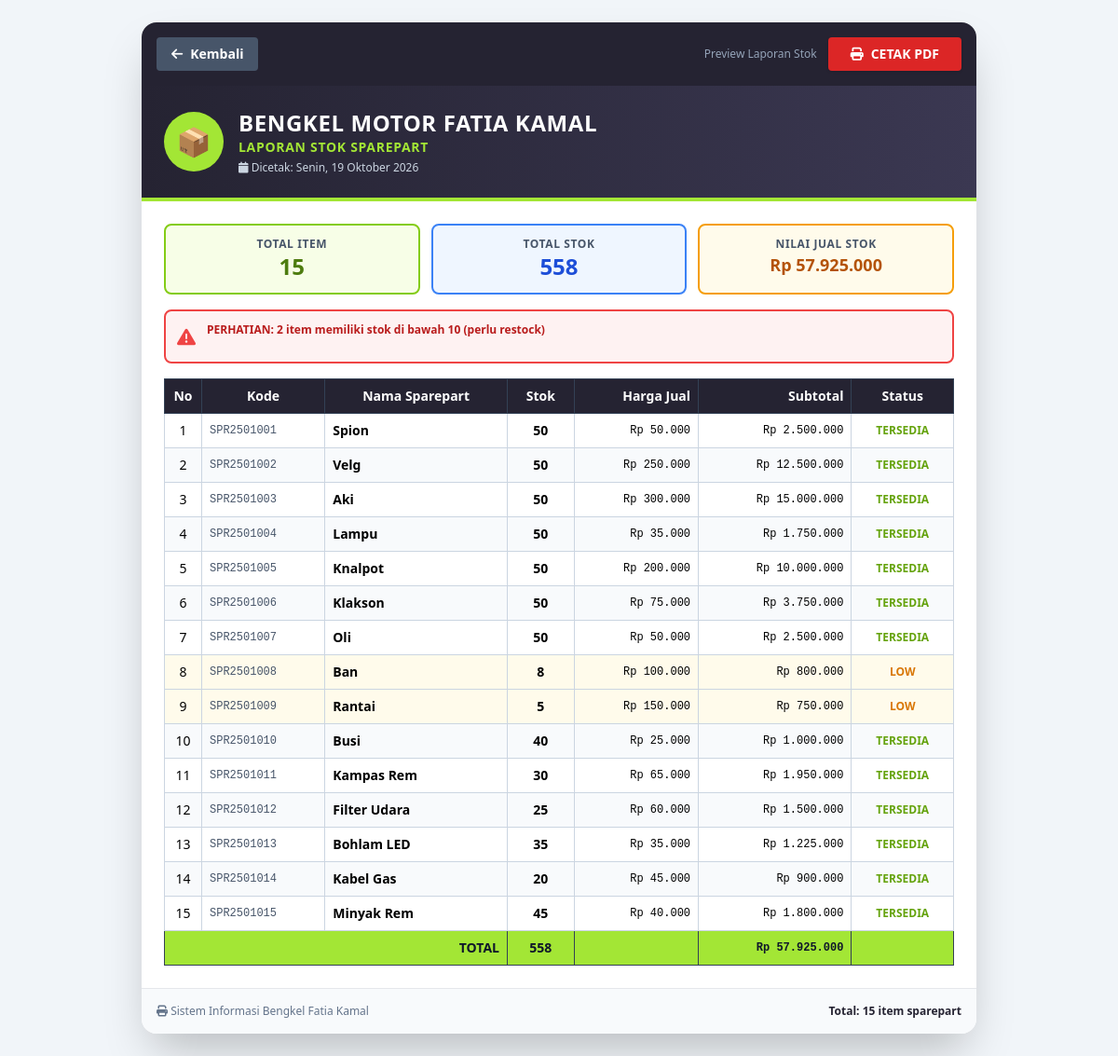
/laporan_stok.php (signed in), run on the app's committed database.
### tables this page shows
CREATE TABLE `sparepart` (
  `id_sparepart` VARCHAR(15) NOT NULL PRIMARY KEY,
  `nama` VARCHAR(100) NOT NULL,
  `stok` INT(11) NOT NULL,
  `harga_beli` DECIMAL(10,2) NOT NULL,
  `harga_jual` DECIMAL(10,2) NOT NULL
);

### laporan_stok.php (the view, shortened to what this page needs)
<?php
require_once 'config/database.php';
$role = $_SESSION['role'];
$is_owner = ($role == 'Owner');
$data = $pdo->query("SELECT * FROM sparepart ORDER BY id_sparepart ASC")->fetchAll();
$totalItem      = count($data);
$totalStok      = array_sum(array_column($data, 'stok'));
$totalNilaiJual = array_sum(array_map(fn($s) => $s['stok'] * $s['harga_jual'], $data));
$stokRendah     = array_filter($data, fn($s) => $s['stok'] < 10 && $s['stok'] > 0);
$stokHabis      = array_filter($data, fn($s) => $s['stok'] == 0);
function formatTanggalID($tanggal) {
    $hari = ['Sunday'=>'Minggu','Monday'=>'Senin','Tuesday'=>'Selasa','Wednesday'=>'Rabu','Thursday'=>'Kamis','Friday'=>'Jumat','Saturday'=>'Sabtu'];
    $bulan = [1=>'Januari','Februari','Maret','April','Mei','Juni','Juli','Agustus','September','Oktober','November','Desember'];
    $t = strtotime($tanggal);
    return $hari[date('l', $t)] . ', ' . date('d', $t) . ' ' . $bulan[(int)date('m', $t)] . ' ' . date('Y', $t);
}
?>
<!DOCTYPE html>
<html lang="id">
<head>
    <script src="https://cdn.tailwindcss.com"></script>
    <link rel="stylesheet" href="https://cdnjs.cloudflare.com/ajax/libs/font-awesome/6.5.1/css/all.min.css">
</head>
<body class="p-6">
<div class="print-container max-w-4xl mx-auto bg-white rounded-2xl shadow-2xl overflow-hidden">
    <div class="no-print bg-[#252332] text-white p-4 flex justify-between items-center">
        <a href="sparepart.php"
           class="bg-slate-600 hover:bg-slate-500 px-4 py-2 rounded text-sm font-bold transition flex items-center gap-2">
            <i class="fas fa-arrow-left"></i> Kembali
        </a>
        <div class="flex items-center gap-3">
            <span class="text-xs text-slate-400">Preview Laporan Stok</span>
            <button onclick="window.print()"
                    class="bg-red-600 hover:bg-red-700 text-white font-bold px-6 py-2 rounded shadow text-sm transition flex items-center gap-2">
                <i class="fas fa-print"></i> CETAK PDF
            </button>
        </div>
    </div>
    <div class="bg-gradient-to-r from-[#252332] to-[#3b3852] p-6 text-white border-b-4 border-[#a3e635]">
        <div class="flex items-center gap-4">
            <div class="w-16 h-16 bg-[#a3e635] rounded-full flex items-center justify-center text-3xl flex-shrink-0">
                📦
            </div>
            <div>
                <h1 class="text-2xl font-black uppercase tracking-wide">BENGKEL MOTOR FATIA KAMAL</h1>
                <p class="text-lime-400 font-bold text-sm tracking-wider">LAPORAN STOK SPAREPART</p>
                <p class="text-slate-300 text-xs mt-1">
                    <i class="fas fa-calendar"></i> Dicetak: <?= formatTanggalID(date('Y-m-d')) ?>
                </p>
            </div>
        </div>
    </div>
    <div class="p-6 pb-0">
        <div class="grid grid-cols-3 gap-3 mb-4">
            <div class="bg-lime-50 border-2 border-lime-500 rounded-lg p-3 text-center">
                <p class="text-xs text-slate-600 font-bold tracking-wider">TOTAL ITEM</p>
                <p class="text-2xl font-black text-lime-700"><?= $totalItem ?></p>
            </div>
            <div class="bg-blue-50 border-2 border-blue-500 rounded-lg p-3 text-center">
                <p class="text-xs text-slate-600 font-bold tracking-wider">TOTAL STOK</p>
                <p class="text-2xl font-black text-blue-700"><?= $totalStok ?></p>
            </div>
            <div class="bg-amber-50 border-2 border-amber-500 rounded-lg p-3 text-center">
                <p class="text-xs text-slate-600 font-bold tracking-wider">NILAI JUAL STOK</p>
                <p class="text-lg font-black text-amber-700">Rp <?= number_format($totalNilaiJual, 0, ',', '.') ?></p>
            </div>
        </div>
        <?php if (count($stokRendah) > 0 || count($stokHabis) > 0): ?>
        <div class="bg-red-50 border-2 border-red-500 rounded-lg p-3 mb-4 flex items-start gap-3">
            <i class="fas fa-exclamation-triangle text-red-500 text-xl mt-0.5"></i>
            <div>
                <?php if (count($stokRendah) > 0): ?>
                    <p class="text-xs text-red-700 font-bold">
                        PERHATIAN: <?= count($stokRendah) ?> item memiliki stok di bawah 10 (perlu restock)
                    </p>
                <?php endif; ?>
            </div>
        </div>
        <?php endif; ?>
    </div>
    <div class="px-6 pb-6">
        <table class="w-full border-collapse text-sm">
            <thead>
                <tr class="bg-[#252332] text-white">
                    <th class="border border-slate-700 p-2 w-10">No</th>
                    <th class="border border-slate-700 p-2">Kode</th>
                    <th class="border border-slate-700 p-2">Nama Sparepart</th>
                    <th class="border border-slate-700 p-2 text-center">Stok</th>
                    <th class="border border-slate-700 p-2 text-right">Harga Jual</th>
                    <th class="border border-slate-700 p-2 text-right">Subtotal</th>
                    <th class="border border-slate-700 p-2 text-center">Status</th>
                </tr>
            </thead>
            <tbody>
                <?php if (empty($data)): ?>
                    <tr>
                        <td colspan="<?= $is_owner ? 8 : 7 ?>" class="border border-slate-300 p-6 text-center text-slate-400 italic">
                            Belum ada data sparepart
                        </td>
                    </tr>
                <?php else: foreach ($data as $i => $s):
                    $subtotal = $s['stok'] * $s['harga_jual'];
                    if ($s['stok'] == 0) {
                        $status = '<span class="text-red-600 font-bold">HABIS</span>';
                        $rowClass = 'bg-red-50';
                    } elseif ($s['stok'] < 10) {
                        $status = '<span class="text-amber-600 font-bold">LOW</span>';
                        $rowClass = 'bg-amber-50';
                    } else {
                        $status = '<span class="text-lime-600 font-bold">TERSEDIA</span>';
                        $rowClass = ($i % 2 == 0) ? 'bg-white' : 'bg-slate-50';
                    }
                ?>
                    <tr class="<?= $rowClass ?>">
                        <td class="border border-slate-300 p-2 text-center"><?= $i + 1 ?></td>
                        <td class="border border-slate-300 p-2 font-mono text-xs text-slate-600"><?= htmlspecialchars($s['id_sparepart']) ?></td>
                        <td class="border border-slate-300 p-2 font-semibold"><?= htmlspecialchars($s['nama']) ?></td>
                        <td class="border border-slate-300 p-2 text-center font-bold"><?= htmlspecialchars($s['stok']) ?></td>
                        <td class="border border-slate-300 p-2 text-right font-mono text-xs">Rp <?= number_format($s['harga_jual'], 0, ',', '.') ?></td>
                        <td class="border border-slate-300 p-2 text-right font-mono text-xs">Rp <?= number_format($subtotal, 0, ',', '.') ?></td>
                        <td class="border border-slate-300 p-2 text-center text-xs"><?= $status ?></td>
                    </tr>
                <?php endforeach; endif; ?>
            </tbody>
            <?php if (!empty($data)): ?>
            <tfoot>
                <tr class="bg-[#a3e635] text-slate-900 font-black">
                    <td colspan="3" class="border border-slate-700 p-2 text-right">TOTAL</td>
                    <td class="border border-slate-700 p-2 text-center"><?= $totalStok ?></td>
                    <td class="border border-slate-700 p-2"></td>
                    <td class="border border-slate-700 p-2 text-right font-mono text-xs">Rp <?= number_format($totalNilaiJual, 0, ',', '.') ?></td>
                    <td class="border border-slate-700 p-2"></td>
                </tr>
            </tfoot>
            <?php endif; ?>
        </table>
    </div>
    <div class="bg-slate-50 border-t p-4 flex justify-between text-xs text-slate-500">
        <div><i class="fas fa-print"></i> Sistem Informasi Bengkel Fatia Kamal</div>
        <div class="font-semibold text-[#252332]">Total: <?= $totalItem ?> item sparepart</div>
    </div>
</div>
</body>
</html>

### laporan_stok.php (style rules this page uses)
body { font-family: system-ui, -apple-system, sans-serif; background: #f1f5f9; }

### data on the page
sparepart: id_sparepart "SPR2501001", nama "Spion", stok "50", harga_jual "50.000", subtotal "2.500.000", shows "TERSEDIA"
sparepart: id_sparepart "SPR2501002", nama "Velg", stok "50", harga_jual "250.000", subtotal "12.500.000", shows "TERSEDIA"
sparepart: id_sparepart "SPR2501003", nama "Aki", stok "50", harga_jual "300.000", subtotal "15.000.000", shows "TERSEDIA"
sparepart: id_sparepart "SPR2501004", nama "Lampu", stok "50", harga_jual "35.000", subtotal "1.750.000", shows "TERSEDIA"
sparepart: id_sparepart "SPR2501005", nama "Knalpot", stok "50", harga_jual "200.000", subtotal "10.000.000", shows "TERSEDIA"
sparepart: id_sparepart "SPR2501006", nama "Klakson", stok "50", harga_jual "75.000", subtotal "3.750.000", shows "TERSEDIA"
sparepart: id_sparepart "SPR2501007", nama "Oli", stok "50", harga_jual "50.000", subtotal "2.500.000", shows "TERSEDIA"
sparepart: id_sparepart "SPR2501008", nama "Ban", stok "8", harga_jual "100.000", subtotal "800.000", shows "LOW"
sparepart: id_sparepart "SPR2501009", nama "Rantai", stok "5", harga_jual "150.000", subtotal "750.000", shows "LOW"
sparepart: id_sparepart "SPR2501010", nama "Busi", stok "40", harga_jual "25.000", subtotal "1.000.000", shows "TERSEDIA"
sparepart: id_sparepart "SPR2501011", nama "Kampas Rem", stok "30", harga_jual "65.000", subtotal "1.950.000", shows "TERSEDIA"
sparepart: id_sparepart "SPR2501012", nama "Filter Udara", stok "25", harga_jual "60.000", subtotal "1.500.000", shows "TERSEDIA"
sparepart: id_sparepart "SPR2501013", nama "Bohlam LED", stok "35", harga_jual "35.000", subtotal "1.225.000", shows "TERSEDIA"
sparepart: id_sparepart "SPR2501014", nama "Kabel Gas", stok "20", harga_jual "45.000", subtotal "900.000", shows "TERSEDIA"
sparepart: id_sparepart "SPR2501015", nama "Minyak Rem", stok "45", harga_jual "40.000", subtotal "1.800.000", shows "TERSEDIA"

### other printed values
$totalItem "15"
$totalStok "558"
$totalNilaiJual "57.925.000"
count($stokRendah) "2"
